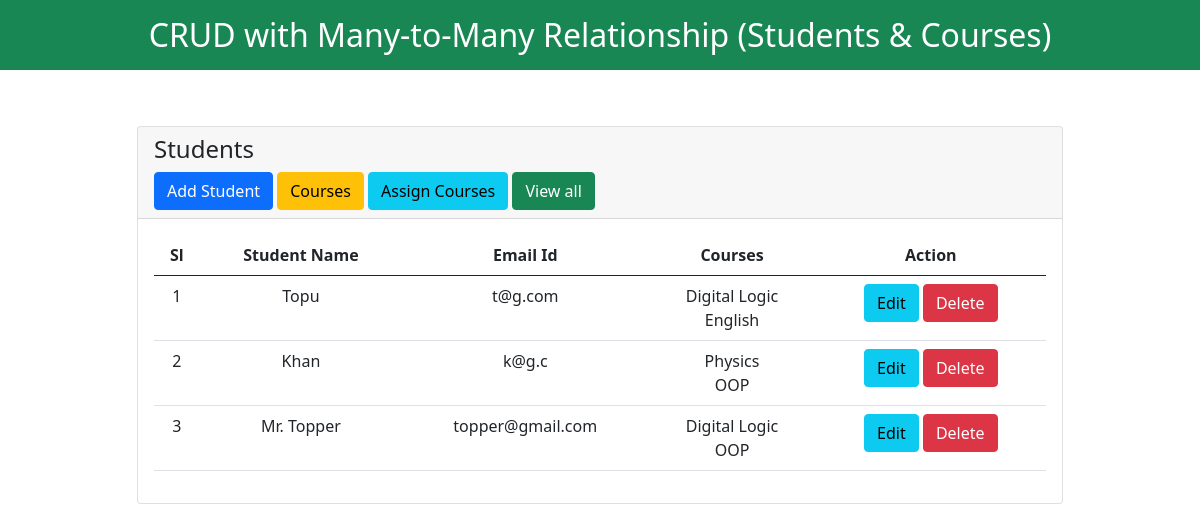
Page /manyToMany/index.php on the committed database.
### tables this page shows
CREATE TABLE `students` (
  `id` int NOT NULL,
  `name` varchar(255) NOT NULL,
  `email` varchar(255) NOT NULL
);

CREATE TABLE `student_course` (
  `student_id` int NOT NULL,
  `course_id` int NOT NULL
);

CREATE TABLE `courses` (
  `id` int NOT NULL,
  `name` varchar(255) NOT NULL
);

### manyToMany/index.php (the view, shortened to what this page needs)
<?php
include 'connect.php';
?>
<!doctype html>
<html lang="en">
<head>
    <link href="https://cdn.jsdelivr.net/npm/bootstrap@5.0.2/dist/css/bootstrap.min.css" rel="stylesheet">
</head>
<body>
<div class="text-center">
        <h2 class="bg-success text-white p-3">CRUD with Many-to-Many Relationship (Students & Courses)</h2>
    </div>
    <div class="container">
        <div class="row justify-content-center">
            <div class="col-md-10">
                <div class="card mt-5">
                    <div class="card-header">
                        <h4>Students</h4>
                        <a href="student.php" class="btn btn-primary">Add Student</a>
                        <a href="displaycourse.php" class="btn btn-warning">Courses</a>
                        <a href="add_student_to_course_form.php" class="btn btn-info">Assign Courses</a>
                        <a href="display_students_courses.php" class="btn btn-success">View all </a>
                    </div>
                    <div class="card-body">
                        <table class="table datatable-highlight text-center" id="solid_tab0">
                            <thead>
                                <th>Sl</th>
                                <th>Student Name</th>
                                <th>Email Id</th>
                                <th>Courses</th>
                                <th>Action</th>
                            </thead>
                            <tbody>
                                <?php
                                $sql = "SELECT * FROM students";
                                $result = $pdo->query($sql);
                                $id = 1;
                                foreach ($result as $row) {
                                ?>
                                    <tr>
                                        <td><?php echo $id++ ?></td>
                                        <td><?php echo $row['name'] ?></td>
                                        <td><?php echo $row['email'] ?></td>
                                        <td>
                                            <?php
                                            $sql2 = "SELECT * FROM student_course WHERE student_id = ?";
                                            $stmt2 = $pdo->prepare($sql2);
                                            $stmt2->execute([$row['id']]);
                                            $result2 = $stmt2->fetchAll(PDO::FETCH_ASSOC);
                                            if (count($result2) > 0) {
                                                foreach ($result2 as $row2) {
                                                    $sql3 = "SELECT * FROM courses WHERE id = ?";
                                                    $stmt3 = $pdo->prepare($sql3);
                                                    $stmt3->execute([$row2['course_id']]);
                                                    $row3 = $stmt3->fetch(PDO::FETCH_ASSOC);
                                                    echo $row3['name'] . "<br>";
                                                }
                                            } else {
                                                echo "<span class='text-danger'>Not Assigned</span>";
                                            }
                                            ?>
                                        </td>
                                        <td>
                                            <a href="edit.php?id=<?php echo $row['id'] ?>" class="btn btn-info">Edit</a>
                                            <a href="delete.php?id=<?php echo $row['id'] ?>" class="btn btn-danger">Delete</a>
                                        </td>
                                    </tr>
                                <?php
                                }
                                ?>
                        </table>
                    </div>
                </div>
            </div>
        </div>
    </div>
</body>
</html>

### rows in the picture
students: name "Topu", email "t@g.com"
student_course: course.name "Digital Logic"
student_course: course.name "English"
students: name "Khan", email "k@g.c"
student_course: course.name "Physics"
student_course: course.name "OOP"
students: name "Mr. Topper", email "topper@gmail.com"
student_course: course.name "Digital Logic"
student_course: course.name "OOP"
